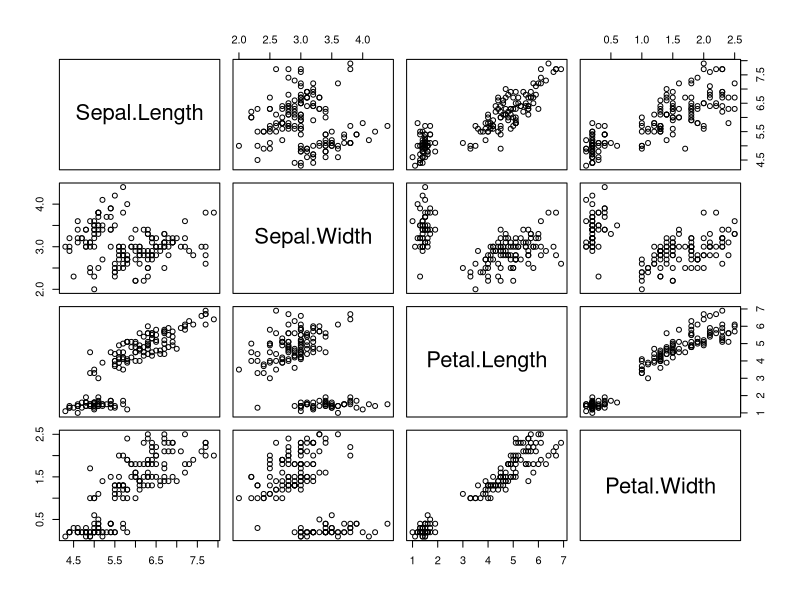
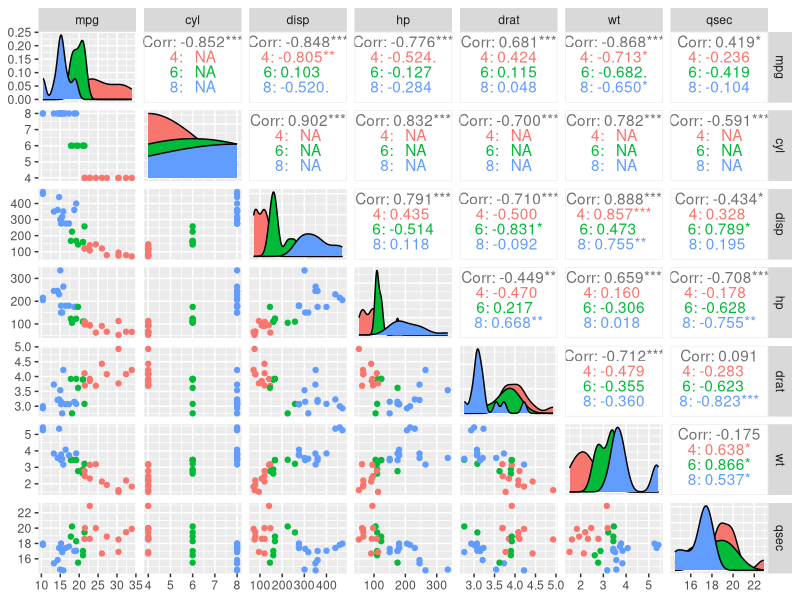

These charts were generated, in order, by the following R code:
# Load required packages
library(GGally)
library(datasets)

# Load the iris dataset
data(iris)
head(iris)

# Create a scatterplot matrix
pairs(iris[, 1:4])

# pair plot
# load required packages
library(ggplot2)
library(GGally)

# load mtcars dataset
data(mtcars)

# create pair plot using ggplot2 and GGally
ggpairs(mtcars, columns=1:7, aes(color=factor(cyl)))
